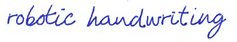
#> input picture test.png, 237 x 42 px
$ jupyter execute --allow-errors initial-tests.ipynb
#> lines starting #> are read from the running program, lines starting #| are printed output that depends on the picture; after the words box and inside, x2 and y2 are one past the last pixel; in counts of white or black regions, pixels touching at a corner belong together
[cell 1]
import cv2

img = cv2.imread('test.png', 0)
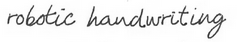
#> img: shape (42, 237); min 25, max 255, mean 235.9
ret, th = cv2.threshold(img, 0, 255, cv2.THRESH_BINARY + cv2.THRESH_OTSU)
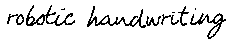
#> th: shape (42, 237); 89.7% white; black in thin lines or dots, all inside (x1, y1, x2, y2) = (7, 5, 226, 39)
#> ret = 176

cv2.imwrite('binarized.png', th)
#> Out = True
